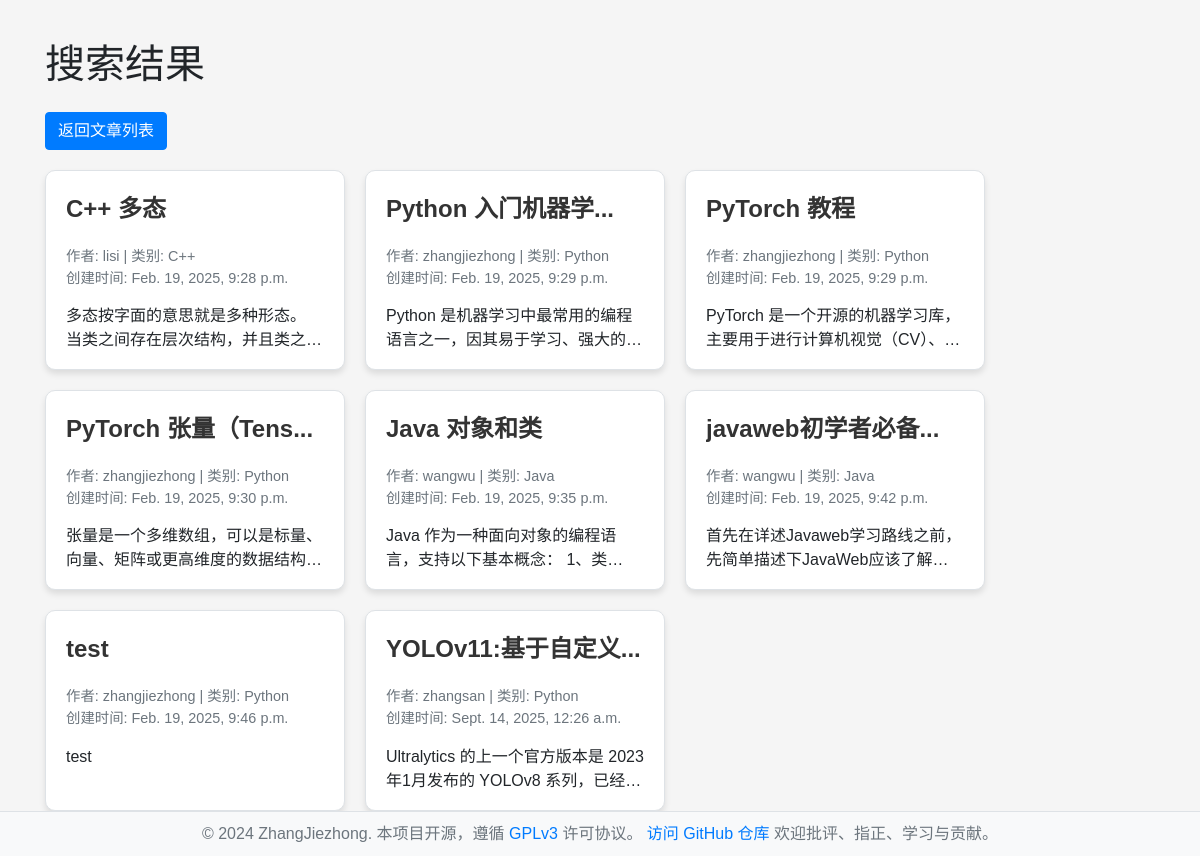
The app's page /search/ with its own data.
### demo1/models.py (models this page shows)
class Article(models.Model):
    id=models.IntegerField(primary_key=True,auto_created=True)
    title=models.CharField(max_length=50)
    content=models.TextField()
    create_time=models.DateTimeField(auto_now_add=True)
    update_time = models.DateTimeField(auto_now=True)
    c_id=models.IntegerField()
    u_id = models.IntegerField()

class UserInfo(models.Model):
    id=models.AutoField(primary_key=True,auto_created=True)
    username=models.CharField(max_length=50)
    userpass=models.CharField(max_length=50)

class Category(models.Model):
    id=models.IntegerField(primary_key=True,auto_created=True)
    name=models.CharField(max_length=50)

### demo1/views.py (the view)
# urls.py: path('search/', views.search, name='search'),  # 搜索结果页面
def search(request):
    query = request.GET.get('q')
    if query:
        articles = Article.objects.filter(title__icontains=query) | Article.objects.filter(content__icontains=query)
    else:
        articles = Article.objects.all()
    for article in articles:
        author = UserInfo.objects.filter(id=article.u_id).first()
        category = Category.objects.filter(id=article.c_id).first()
        article.author_name = author.username if author else "未知作者"
        article.category_name = category.name if category else "未知类别"
    return render(request, 'search.html', {'articles': articles, 'query': query})

### demo1/templatetags/text_filters.py (called while the page is built)
@register.filter(name='truncate_title')
def truncate_title(value, max_length=18):
    total_length = 0
    result = []
    for char in value:
        total_length += 2 if ord(char) > 127 else 1
        if total_length <= max_length:
            result.append(char)
        else:
            break
    return ''.join(result) + ('...' if total_length > max_length else '')

### templates/search.html (shortened to what this page needs)
{% load text_filters %}
{% load tz %}
<!DOCTYPE html>
<html lang="zh">
<head>
    <link href="https://stackpath.bootstrapcdn.com/bootstrap/4.5.2/css/bootstrap.min.css" rel="stylesheet">
</head>
<body>
    <div class="container">
        <h1 class="mb-4">搜索结果</h1>
        <a href="{% url 'main' %}" class="btn btn-primary">返回文章列表</a>
        <div class="article-container">
            {% if articles %}
                {% for article in articles %}
                    <a href="{% url 'article_detail' article.id %}" class="article-card">
                        <div class="article-title">{{ article.title|truncate_title:18 }}</div>
                        <div class="article-meta">
                            作者: {{ article.author_name }} | 类别: {{ article.category_name }}<br>
                            创建时间: {{ article.create_time|timezone:"Asia/Shanghai" }}
                        </div>
                        <div class="article-content">{{ article.content }}</div>
                    </a>
                {% endfor %}
            {% else %}
                <div class="alert alert-warning" role="alert">
                    无搜索结果
                </div>
            {% endif %}
        </div>
    </div>
    <footer>
        <p style="margin: 0; color: #6c757d;">
            © 2024 ZhangJiezhong. 本项目开源，遵循
            <a href="https://www.gnu.org/licenses/gpl-3.0.html" target="_blank">GPLv3</a> 许可协议。
            <a href="https://github.com/JayJoneCoder/django_blog" target="_blank">访问 GitHub 仓库</a>
            欢迎批评、指正、学习与贡献。
        </p>
    </footer>
</body>
</html>

### templates/search.html (style rules this page uses)
html, body { height: 100%; margin: 0; display: flex; flex-direction: column; background-color: #f5f5f5; font-family: 'Arial', sans-serif; }
.container { flex: 1; margin-top: 40px; }
.article-container { display: flex; flex-wrap: wrap; gap: 20px; }
.article-card { background-color: #ffffff; border: 1px solid #dee2e6; border-radius: 10px; padding: 20px; width: 300px; box-shadow: 0 4px 6px rgba(0, 0, 0, 0.1); transition: transform 0.3s; cursor: pointer; text-decoration: none; color: inherit; }
.article-title { font-size: 1.5em; font-weight: bold; margin-bottom: 10px; color: #333; height: 45px; overflow: hidden; text-overflow: ellipsis; display: -webkit-box; -webkit-box-orient: vertical; -webkit-line-clamp: 2; }
.article-meta { font-size: 0.9em; color: #6c757d; margin-bottom: 15px; }
.article-content { font-size: 1em; height: 45px; overflow: hidden; display: -webkit-box; -webkit-box-orient: vertical; -webkit-line-clamp: 2; text-overflow: ellipsis; }
.btn-primary { margin-bottom: 20px; }
footer { background-color: #f8f9fa; text-align: center; padding: 10px 0; border-top: 1px solid #dee2e6; }

### records on screen
Article: title "C++ 多态", author_name "lisi", category_name "C++", create_time "Feb. 19, 2025, 9:28 p.m."
Article: title "Python 入门机器学...", author_name "zhangjiezhong", category_name "Python", create_time "Feb. 19, 2025, 9:29 p.m."
Article: title "PyTorch 教程", author_name "zhangjiezhong", category_name "Python", create_time "Feb. 19, 2025, 9:29 p.m."
Article: title "PyTorch 张量（Tens...", author_name "zhangjiezhong", category_name "Python", create_time "Feb. 19, 2025, 9:30 p.m."
Article: title "Java 对象和类", author_name "wangwu", category_name "Java", create_time "Feb. 19, 2025, 9:35 p.m.", content "Java…"
Article: title "javaweb初学者必备...", author_name "wangwu", category_name "Java", create_time "Feb. 19, 2025, 9:42 p.m."
Article: title "test", author_name "zhangjiezhong", category_name "Python", create_time "Feb. 19, 2025, 9:46 p.m.", content "test"
Article: title "YOLOv11:基于自定义...", author_name "zhangsan", category_name "Python", create_time "Sept. 14, 2025, 12:26 a.m.", content "Ultralytics 的上一个官方版本是 2023年1月发布的…"
